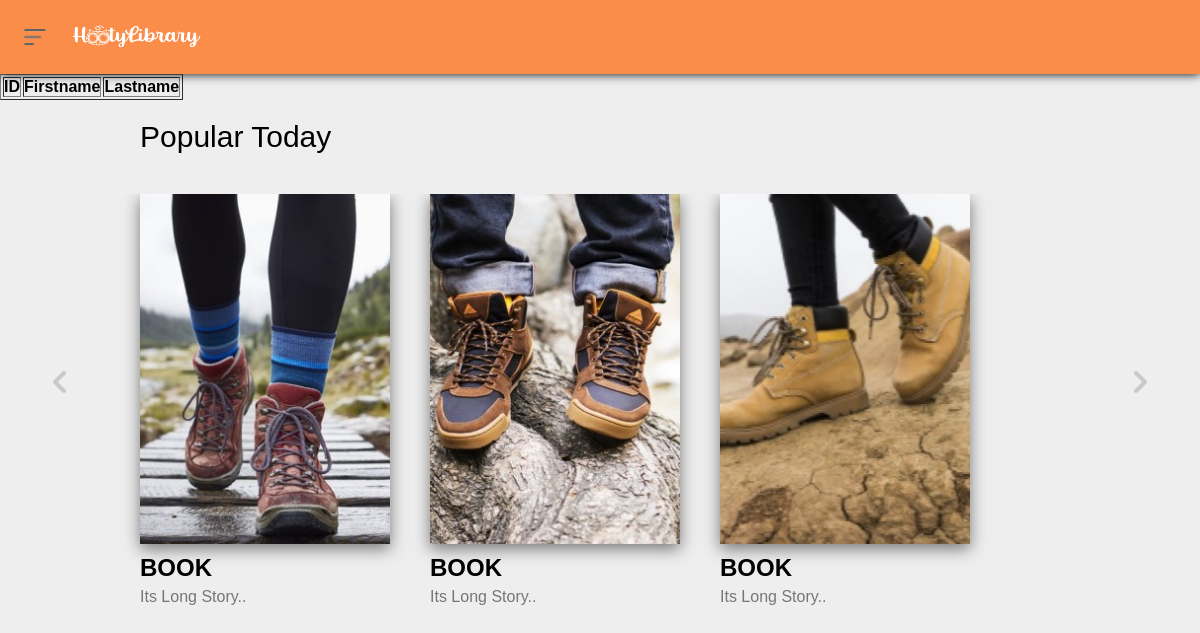
Page /testing/ on the earlier database version.
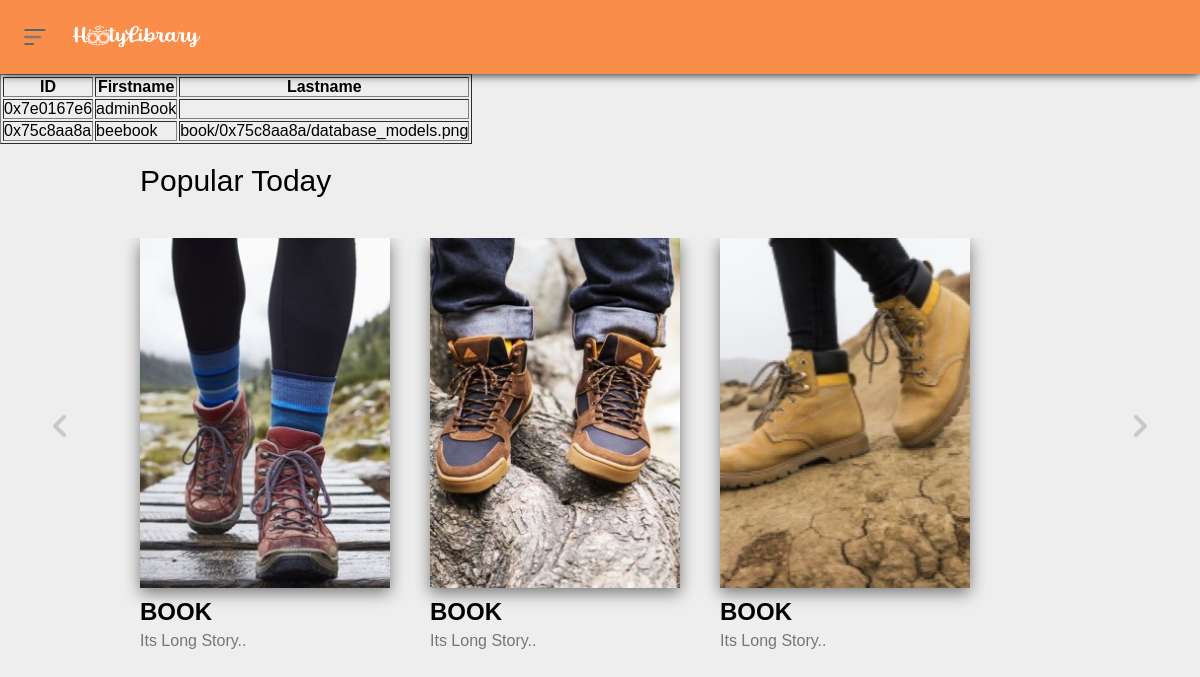
Same page on the later database version.
### database_models/models.py (models this page shows, shortened)
class Book(models.Model):
    book_id = models.CharField(primary_key=True, max_length=10)
    book_name = models.CharField(max_length=60, default='Untitled')
    description = models.TextField(max_length=120, blank=True)
    date_created = models.DateTimeField(default=timezone.now)
    book_type = models.IntegerField(default=1)
    genres = models.ManyToManyField(Genre)
    author = models.ForeignKey(User, on_delete=models.CASCADE)
    thumbnail = models.ImageField(
        upload_to=get_thumbnail_path, blank=True, null=True)
    pdf_files = models.FileField(
        upload_to=get_pdf_files_path, blank=True, null=True)
    '''
    def __init__(self):
        super(Book, self).__init__()
    '''

### MAIN_APP/views.py (the view)
# urls.py: path('testing/', views.testing, name='testing'),
def testing(request):
  mybook = Book.objects.all().values()
  template = loader.get_template('menu.html')
  context = {
    'mybooks': mybook,
  }
  return HttpResponse(template.render(context, request))

### MAIN_APP/templates/menu.html (shortened to what this page needs)
{% load static %}
<!DOCTYPE html>
<html>
<head>
    <link rel="stylesheet" href="{% static 'homepage/style.css' %}">
</head>
<body>
  <nav class="flex-div">
    <div class="nav-left flex-div">
        <img src="{% static 'homepage/images/menu.png' %}" class="menu-icon" onclick="toggleTab()">
        <img src="{% static 'homepage/images/logo.png' %}" class="logo">
    </div>
  </nav>
    <div>
      <table border='1'>
          <tr>
            <th>ID</th>
            <th>Firstname</th>
            <th>Lastname</th>
          </tr>
          {% for x in mybooks %}
            <tr>
              <td>{{ x.book_id }}</td>
                <td>{{ x.book_name }}</td>
              <td>{{ x.thumbnail }}</td>
            </tr>
          {% endfor %}
        </table>
  </div>
  <section class="product">
    <h2 class="product-category">Popular Today</h2>
    <button class="pre-btn"><img src="{% static 'homepage/images/arrow.png' %}"></button>
    <button class="nxt-btn"><img src="{% static 'homepage/images/arrow.png' %}"></button>
    <div class="product-container">
        <div class="product-card">
            <div class="product-image">
                <img src="{% static 'homepage/images/card1.jpg' %}" class="product-thumb">
            </div>
            <div class="product-info">
                <h2 class="product-brand">BOOK</h2>
                <p class="product-short-description">Its long story..</p>
            </div>
        </div>
        <div class="product-card">
            <div class="product-image">
                <img src="images/card3.jpg" class="product-thumb">
            </div>
            <div class="product-info">
                <h2 class="product-brand">BOOK</h2>
                <p class="product-short-description">Its long story..</p>
            </div>
        </div>
        <div class="product-card">
            <div class="product-image">
                <img src="images/card4.jpg" class="product-thumb">
            </div>
            <div class="product-info">
                <h2 class="product-brand">BOOK</h2>
                <p class="product-short-description">Its long story..</p>
            </div>
        </div>
    </div>
</section>
</body>
</html>

### MAIN_APP/static/homepage/style.css (style rules this page uses)
* { margin: 0; padding: 0; font-family: 'poppins', sans-serif; box-sizing: border-box; }
img { cursor: pointer; }
.flex-div { display: flex; align-items: center; }
body { background: #eee; }
nav { padding: 10px 2%; justify-content: space-between; box-shadow: 0 0 10px rgba(0, 0, 0, 1); background: #fa8d49; position: static; top: 0; position: sticky; z-index: 10; }
.nav-left .menu-icon { width: 22px; margin-right: 25px; }
.nav-left .logo { width: 130px; }
.product { position: relative; overflow: hidden; padding: 20px; }
.product-category { padding: 0 10vw; font-size: 30px; font-weight: 500; margin-bottom: 40px; text-transform: capitalize; }
.product-container { padding: 0 10vw; display: flex; overflow-x: auto; scroll-behavior: smooth; }
.product-card { flex: 0 0 auto; width: 250px; height: 450px; margin-right: 40px; transition: 0.5s; }
.product-image { position: relative; width: 100%; height: 350px; overflow: hidden; box-shadow: 0 5px 15px 0 rgba(0, 0, 0, 0.5); }
.product-thumb { width: 100%; height: 100%; object-fit: cover; }
.product-info { width: 100%; height: 100px; padding-top: 10px; }
.product-brand { text-transform: uppercase; }
.product-short-description { width: 100%; height: 20px; line-height: 20px; overflow: hidden; opacity: 0.5; text-transform: capitalize; margin: 5px 0; }
.pre-btn, .nxt-btn { border: none; width: 10vw; height: 100%; position: absolute; top: 0; display: flex; justify-content: center; align-items: center; background: none; cursor: pointer; z-index: 8; }
.pre-btn { left: 0; transform: rotate(180deg); }
.nxt-btn { right: 0; }
.pre-btn img, .nxt-btn img { opacity: 0.2; }

Differences in the rows shown:
added Book: book_id "0x7e0167e6", book_name "adminBook"
added Book: book_id "0x75c8aa8a", book_name "beebook", thumbnail "book/0x75c8aa8a/database_models.png"
